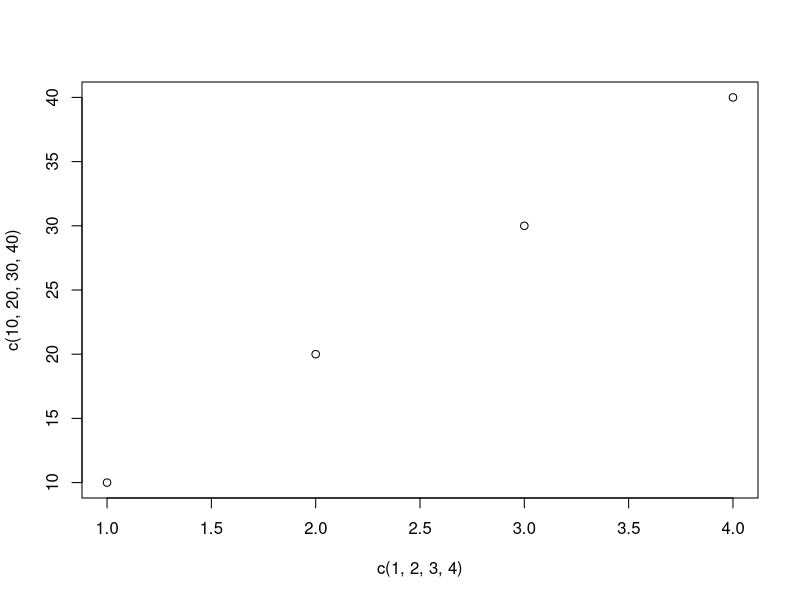
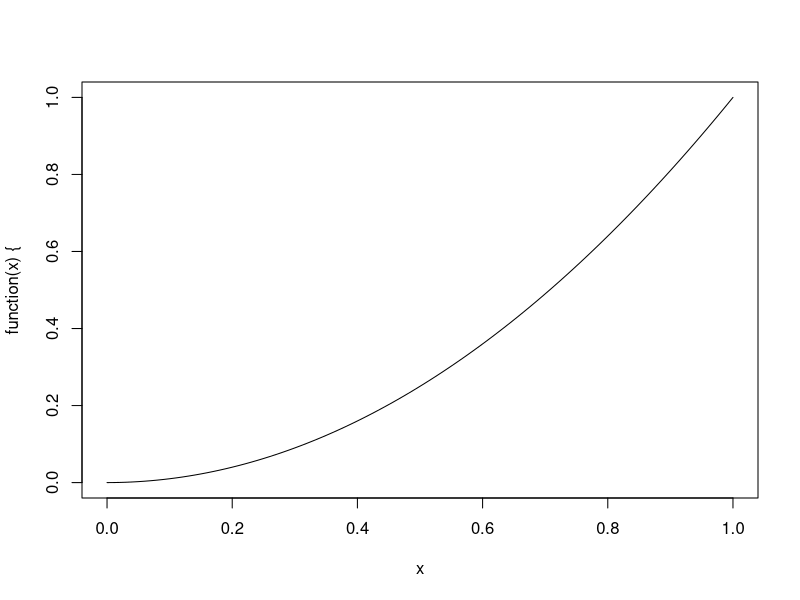

Source code (R) for these figures, in order: (Note: this script raises an error after producing the figures.)
## ---- chunk 1
plot( c(1, 2, 3, 4), c(10, 20, 30, 40) )
## ---- chunk 2
plot( function(x) { x^2 } )
## ---- chunk 3
# Structure of the diamonds dataset
head(diamonds)

# Load ggplot2
library(ggplot2)

# Construct a ggplot object to visualize the relationship between clarity 
# and depth
p <- ggplot(diamonds, aes(clarity, depth))
## ---- chunk 4
p + geom_point()
## ---- chunk 5
# Box plot
p + geom_boxplot()
## ---- chunk 6
# Visualize the distribution of the depth variable
p2 <- ggplot(diamonds, aes(depth))

# Histogram
p2 + geom_histogram()

# Density distribution
p2 + geom_density()
## ---- chunk 7
# Set x-axis limits
p2 + geom_density() + xlim( c(55, 65) )
## ---- chunk 8
# Visualize depth as a function of price
p3 <- ggplot( diamonds, aes(price, depth) )

# Use points (scatter plot)
p3 + geom_point()
## ---- chunk 9
# Visualize depth as a function of price, use color to visualize clarity label
p4 <- ggplot( diamonds, aes(price, depth, color = clarity) )

# Use points (scatter plot)
p4 + geom_point()
## ---- chunk 10
p5 <- ggplot(diamonds, aes( price, fill = clarity) ) 

# Setting the alpha channel to 50% makes the density plots transparent
p5 + geom_density(alpha = 0.5)
